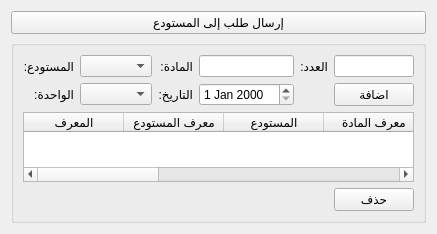
         <widget class="QWidget" name="page_2">
          <property name="geometry">
           <rect>
            <x>-331</x>
            <y>0</y>
            <width>414</width>
            <height>222</height>
           </rect>
          </property>
          <attribute name="label">
           <string>المستلمات</string>
          </attribute>
          <layout class="QGridLayout" name="gridLayout_3">
           <item row="1" column="0">
            <widget class="QGroupBox" name="course_info_groupbox">
             <property name="title">
              <string/>
             </property>
             <layout class="QGridLayout" name="gridLayout_50">
              <item row="0" column="0">
               <widget class="QLabel" name="warehouse_label">
                <property name="text">
                 <string>المستودع:</string>
                </property>
               </widget>
              </item>
              <item row="0" column="1">
               <widget class="QComboBox" name="employee_received_warehouse_combobox">
                <property name="maximumSize">
                 <size>
                  <width>180</width>
                  <height>16777215</height>
                 </size>
                </property>
               </widget>
              </item>
              <item row="0" column="2">
               <widget class="QLabel" name="subject_label">
                <property name="text">
                 <string>المادة:</string>
                </property>
               </widget>
              </item>
              <item row="0" column="3">
               <widget class="QLineEdit" name="employee_received_material_input">
                <property name="maximumSize">
                 <size>
                  <width>180</width>
                  <height>16777215</height>
                 </size>
                </property>
               </widget>
              </item>
              <item row="0" column="4">
               <widget class="QLabel" name="quantity_label">
                <property name="text">
                 <string>العدد:</string>
                </property>
               </widget>
              </item>
              <item row="0" column="5">
               <widget class="QLineEdit" name="employee_received_quantity_input">
                <property name="maximumSize">
                 <size>
                  <width>180</width>
                  <height>16777215</height>
                 </size>
                </property>
               </widget>
              </item>
              <item row="1" column="0">
               <widget class="QLabel" name="quantity_label_2">
                <property name="text">
                 <string>الواحدة:</string>
                </property>
               </widget>
              </item>
              <item row="1" column="1">
               <widget class="QComboBox" name="employee_received_unit_input">
                <property name="maximumSize">
                 <size>
                  <width>180</width>
                  <height>16777215</height>
                 </size>
                </property>
               </widget>
              </item>
              <item row="1" column="2">
               <widget class="QLabel" name="date_label">
                <property name="text">
                 <string>التاريخ:</string>
                </property>
               </widget>
              </item>
              <item row="1" column="3">
               <widget class="QDateEdit" name="employee_received_date_input">
                <property name="maximumSize">
                 <size>
                  <width>180</width>
                  <height>16777215</height>
                 </size>
                </property>
               </widget>
              </item>
              <item row="1" column="5">
               <widget class="QPushButton" name="employee_add_received_btn">
                <property name="text">
                 <string>اضافة</string>
                </property>
               </widget>
              </item>
              <item row="2" column="0" colspan="6">
               <widget class="QTableWidget" name="employee_received_items_table">
                <column>
                 <property name="text">
                  <string>المعرف</string>
                 </property>
                </column>
                <column>
                 <property name="text">
                  <string>معرف المستودع</string>
                 </property>
                </column>
                <column>
                 <property name="text">
                  <string>المستودع</string>
                 </property>
                </column>
                <column>
                 <property name="text">
                  <string>معرف المادة</string>
                 </property>
                </column>
                <column>
                 <property name="text">
                  <string>المادة</string>
                 </property>
                </column>
                <column>
                 <property name="text">
                  <string>الكمية</string>
                 </property>
                </column>
                <column>
                 <property name="text">
                  <string>معرف الواحدة</string>
                 </property>
                </column>
                <column>
                 <property name="text">
                  <string>الواحدة</string>
                 </property>
                </column>
                <column>
                 <property name="text">
                  <string>تاريخ الاستلام</string>
                 </property>
                </column>
               </widget>
              </item>
              <item row="3" column="2" colspan="3">
               <spacer name="horizontalSpacer">
                <property name="orientation">
                 <enum>Qt::Horizontal</enum>
                </property>
                <property name="sizeHint" stdset="0">
                 <size>
                  <width>348</width>
                  <height>20</height>
                 </size>
                </property>
               </spacer>
              </item>
              <item row="3" column="5">
               <widget class="QPushButton" name="employee_delete_received_item_btn">
                <property name="text">
                 <string>حذف</string>
                </property>
               </widget>
              </item>
             </layout>
            </widget>
           </item>
           <item row="0" column="0">
            <widget class="QPushButton" name="employee_request_received_item_btn">
             <property name="text">
              <string>إرسال طلب إلى المستودع</string>
             </property>
            </widget>
           </item>
          </layout>
         </widget>
